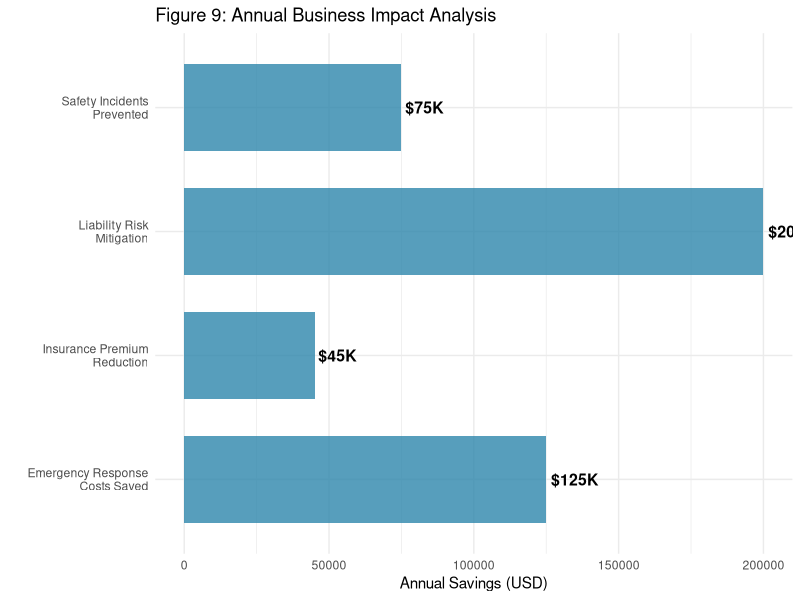
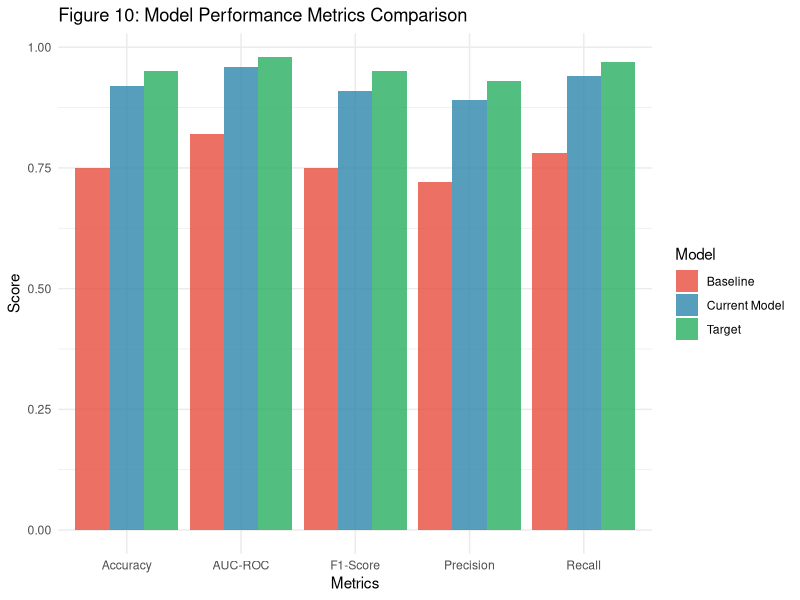

Recreate these plots in R, in order.
# Ultra Simple Chart Generator - No intermediate variables
library(ggplot2)

# Business Impact Chart
print("Creating Business Impact Chart...")

p1 <- ggplot() +
  geom_col(data = NULL, 
           aes(x = c("Safety Incidents\nPrevented", "Emergency Response\nCosts Saved", 
                     "Insurance Premium\nReduction", "Liability Risk\nMitigation"),
               y = c(75000, 125000, 45000, 200000)),
           fill = "#2E86AB", alpha = 0.8, width = 0.7) +
  geom_text(data = NULL,
            aes(x = c("Safety Incidents\nPrevented", "Emergency Response\nCosts Saved", 
                      "Insurance Premium\nReduction", "Liability Risk\nMitigation"),
                y = c(75000, 125000, 45000, 200000),
                label = c("$75K", "$125K", "$45K", "$200K")),
            hjust = -0.1, size = 4, fontface = "bold") +
  coord_flip() +
  labs(title = "Figure 9: Annual Business Impact Analysis",
       x = "", y = "Annual Savings (USD)") +
  theme_minimal()

print("Saving Business Impact Chart...")
ggsave("business_impact_simple.png", plot = p1, width = 12, height = 6, dpi = 300)

print("Creating Model Performance Chart...")

# Model Performance Chart  
p2 <- ggplot() +
  geom_col(data = NULL,
           aes(x = rep(c("Accuracy", "Precision", "Recall", "F1-Score", "AUC-ROC"), 3),
               y = c(0.92, 0.89, 0.94, 0.91, 0.96,  # Current
                     0.75, 0.72, 0.78, 0.75, 0.82,  # Baseline
                     0.95, 0.93, 0.97, 0.95, 0.98), # Target
               fill = rep(c("Current Model", "Baseline", "Target"), each = 5)),
           position = "dodge", alpha = 0.8) +
  scale_fill_manual(values = c("Baseline" = "#E74C3C", 
                              "Current Model" = "#2E86AB", 
                              "Target" = "#27AE60")) +
  labs(title = "Figure 10: Model Performance Metrics Comparison",
       x = "Metrics", y = "Score", fill = "Model") +
  theme_minimal()

print("Saving Model Performance Chart...")
ggsave("model_performance_simple.png", plot = p2, width = 12, height = 7, dpi = 300)

print("Done! Files created:")
print("- business_impact_simple.png")
print("- model_performance_simple.png")